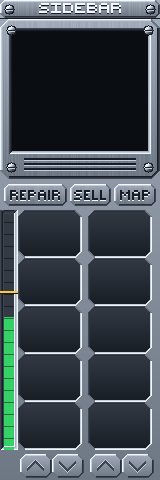
#> input picture tools/sidebar_redesign/cnc3d-hud-pieces/reference/hud_reference.png, 160 x 480 px, found by its file name
$ python measure_reference.py
#> lines starting #> are read from the running program, lines starting #| are printed output that depends on the picture
"""Measure an assembled HUD reference and emit the slot table at 160x480.

Finds the recessed (dark) openings, classifies them by shape and arrangement, and
reports coordinates in sidebar-local space. Also writes an overlay so the detection can
be eyeballed rather than trusted."""
from PIL import Image, ImageDraw
import numpy as np, sys, os
from collections import deque

W, H = 160, 480
SRC = sys.argv[1] if len(sys.argv) > 1 else "incoming/hud_reference.png"

def regions(dark, min_area):
    h, w = dark.shape
    lab = np.zeros((h, w), int); n = 0; out = []
    for sy in range(h):
        for sx in range(w):
            if not dark[sy, sx] or lab[sy, sx]: continue
            n += 1; q = deque([(sy, sx)]); lab[sy, sx] = n
            x0 = x1 = sx; y0 = y1 = sy; area = 0
            while q:
                y, x = q.popleft(); area += 1
                x0, x1 = min(x0, x), max(x1, x); y0, y1 = min(y0, y), max(y1, y)
                for dy, dx in ((1,0),(-1,0),(0,1),(0,-1)):
                    ny, nx = y+dy, x+dx
                    if 0 <= ny < h and 0 <= nx < w and dark[ny, nx] and not lab[ny, nx]:
                        lab[ny, nx] = n; q.append((ny, nx))
            fill = area / float((x1-x0+1)*(y1-y0+1))
            if area >= min_area and fill > 0.55:
                out.append(dict(x=x0, y=y0, w=x1-x0+1, h=y1-y0+1, area=area, fill=round(fill,2)))
    return out

def main():
    if not os.path.exists(SRC):
        print("no file at", SRC); return
    src = Image.open(SRC).convert("RGBA")
#> src is the input picture: PIL image 160x480 RGBA; mean R, G, B, A 69.3, 78.3, 85.7, 255
    im = src.resize((W, H), Image.LANCZOS)
    a = np.array(im).astype(int)
    op = a[..., 3] > 100
#> op: shape (480, 160) bool; every value is 1
    lum = a[..., :3].mean(axis=2)
    print("source %dx%d  aspect %.4f  (target %.4f)" % (src.width, src.height,
          src.width/src.height, W/H))
#| source 160x480  aspect 0.3333  (target 0.3333)

    best = None
    for thr in range(20, 70, 4):                 # sweep: pick the cut that yields 10 cells
        r = regions(op & (lum < thr), 120)
        cells = [q for q in r if 30 <= q["w"] <= 80 and 25 <= q["h"] <= 80]
        if len(cells) == 10 and (best is None or len(r) < best[1]):
            best = (thr, len(r), r)
    thr, _, r = best if best else (40, 0, regions(op & (lum < 40), 120))
#> thr = 48
    print("threshold %d -> %d regions\n" % (thr, len(r)))
#| threshold 48 -> 17 regions

    cells = sorted([q for q in r if 30 <= q["w"] <= 80 and 25 <= q["h"] <= 80],
                   key=lambda q: (q["y"], q["x"]))
    others = [q for q in r if q not in cells]
#> others = 7 items
    radar = max(others, key=lambda q: q["area"]) if others else None
#> radar = {'x': 11, 'y': 30, 'w': 138, 'h': 122, 'area': 16550, 'fill': 0.98}
    meter = next((q for q in others if q["h"] > 3*q["w"]), None)
#> meter = {'x': 157, 'y': 28, 'w': 1, 'h': 143, 'area': 143, 'fill': 1}

    if radar: print("RADAR   x=%-3d y=%-3d %3dx%-3d" % (radar["x"], radar["y"], radar["w"], radar["h"]))
#| RADAR   x=11  y=30  138x122
    if meter: print("METER   x=%-3d y=%-3d %3dx%-3d" % (meter["x"], meter["y"], meter["w"], meter["h"]))
#| METER   x=157 y=28    1x143
    if cells:
        cols = sorted({q["x"] for q in cells}); rows = sorted({q["y"] for q in cells})
#> after `cols = sorted({q['x'] for q in cells})`: cols = [20, 90]
#> after `rows = sorted({q['y'] for q in cells})`: rows = [228, 276, 324, 372, 420]
        print("CELLS   %d found, %dx%d each" % (len(cells), cells[0]["w"], cells[0]["h"]))
#| CELLS   10 found, 60x28 each
        print("        columns x = %s" % cols)
#|         columns x = [20, 90]
        print("        rows    y = %s" % rows)
#|         rows    y = [228, 276, 324, 372, 420]
        print("        aspect %.3f" % (cells[0]["w"]/cells[0]["h"]))
#|         aspect 2.143
    for q in others:
        if q is radar or q is meter: continue
        print("other   x=%-3d y=%-3d %3dx%-3d fill=%.2f" % (q["x"], q["y"], q["w"], q["h"], q["fill"]))
#> this loop made 7 passes
#> q on passes 1, 7: {'x': 0, 'y': 18, 'w': 160, 'h': 1, 'area': 160, 'fill': 1}, {'x': 9, 'y': 176, 'w': 143, 'h': 1, 'area': 143, 'fill': 1}
#| other   x=0   y=18  160x1   fill=1.00
#| other   x=24  y=158 112x2   fill=1.00
#| other   x=24  y=163 112x2   fill=1.00
#| other   x=24  y=168 112x2   fill=1.00
#| other   x=9   y=176 143x1   fill=1.00

    ov = im.convert("RGB").resize((W*3, H*3), Image.NEAREST)
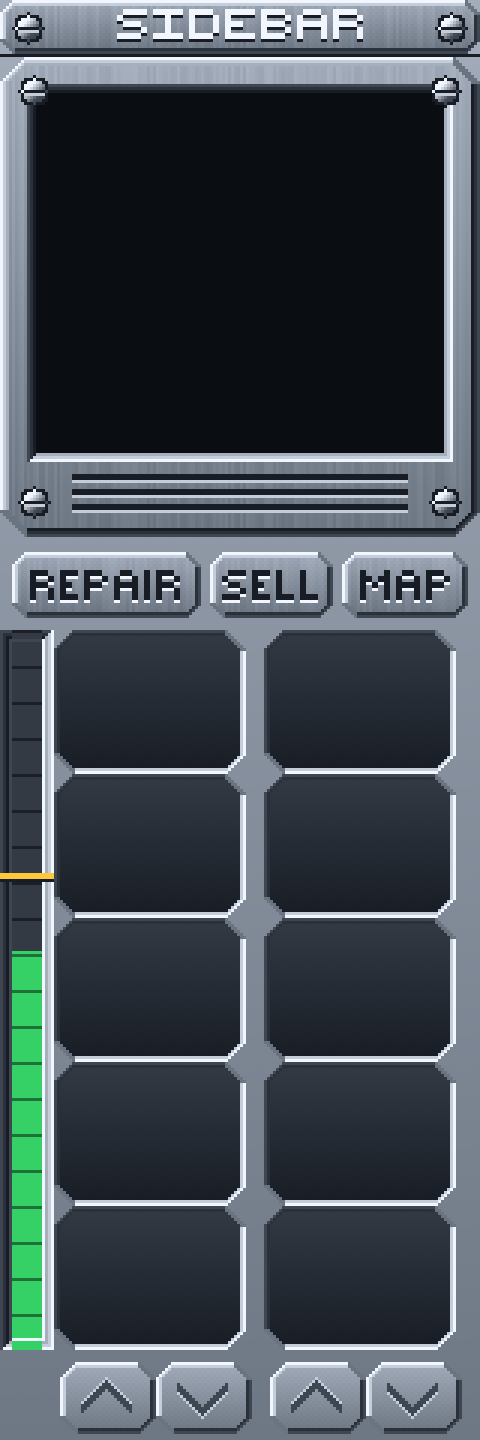
#> ov: PIL image 480x1440 RGB; mean R, G, B 69.3, 78.3, 85.7
    d = ImageDraw.Draw(ov)
    for q, col in [(radar,(255,80,80)), (meter,(80,160,255))] + [(c,(90,255,120)) for c in cells]:
        if not q: continue
        d.rectangle([q["x"]*3, q["y"]*3, (q["x"]+q["w"])*3-1, (q["y"]+q["h"])*3-1], outline=col)
#> this loop made 12 passes
#> col on passes 1 to 12: (255, 80, 80), (80, 160, 255), (90, 255, 120), (90, 255, 120), (90, 255, 120), (90, 255, 120), (90, 255, 120), (90, 255, 120), (90, 255, 120), (90, 255, 120), (90, 255, 120), (90, 255, 120)
    ov.save("reference_slots.png")
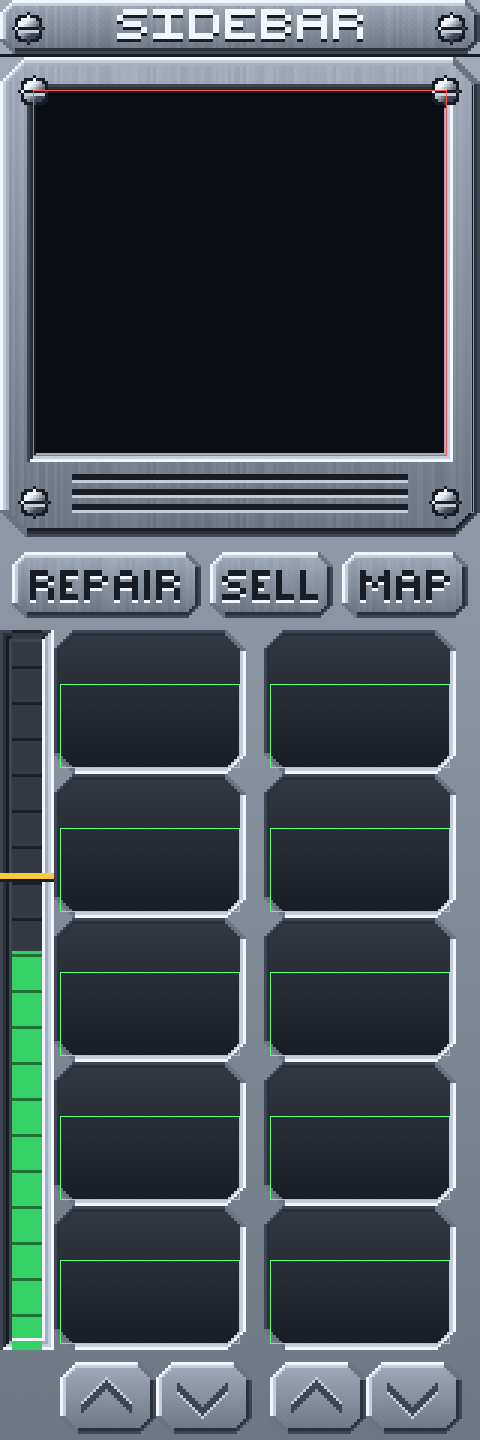
#> saved as reference_slots.png: PIL image 480x1440 RGB; mean R, G, B 70.1, 80, 86.4
    print("\noverlay -> reference_slots.png")

if __name__ == "__main__": main()
